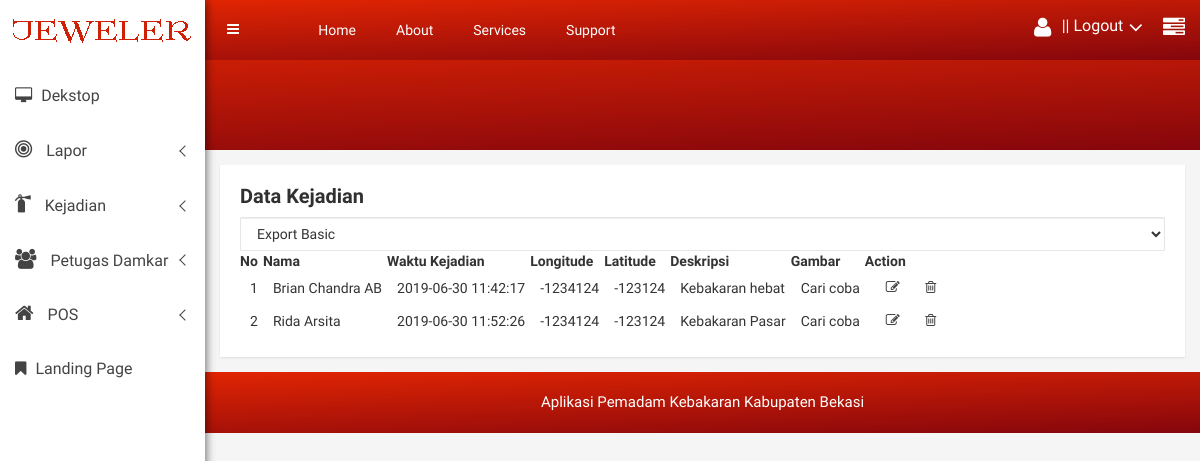
The page /data_kejadian.php (signed in) on the database as committed earlier.
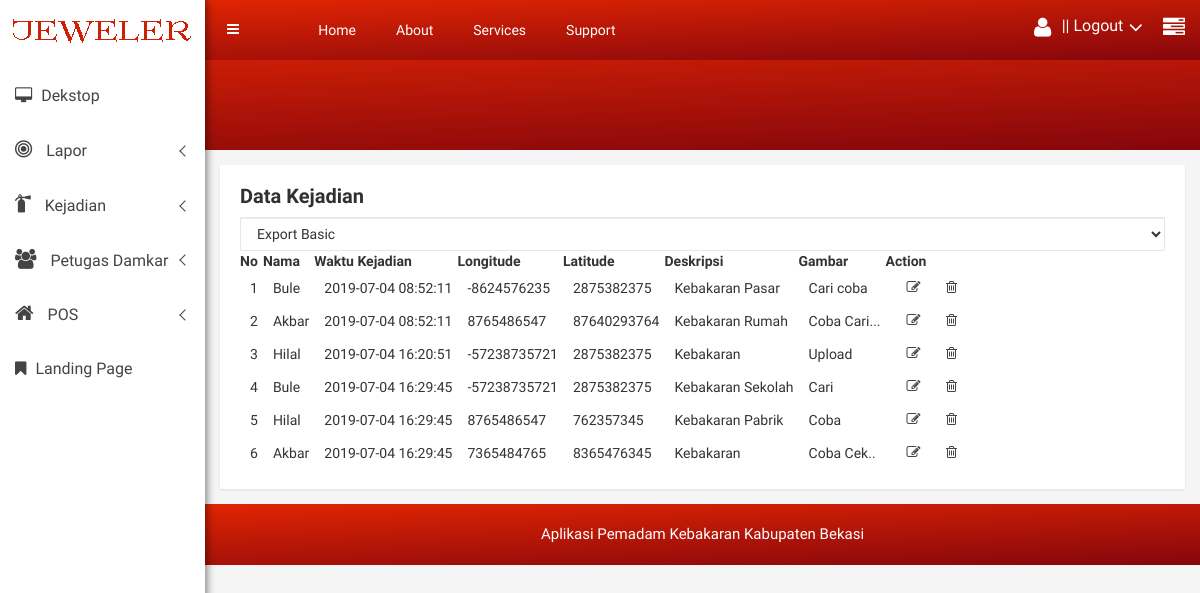
The same page on the database as committed later.
### tables this page shows
CREATE TABLE `kejadian` (
  `id_kejadian` int(11) NOT NULL,
  `id_masyarakat_pelapor` int(11) NOT NULL,
  `tanggal_waktu_kejadian` timestamp NOT NULL DEFAULT current_timestamp(),
  `longitude` double NOT NULL,
  `latitude` double NOT NULL,
  `deskripsi_kejadian` text NOT NULL,
  `gambar` varchar(225) NOT NULL
);

CREATE TABLE `masyarakat_pelapor` (
  `id_masyarakat_pelapor` int(11) NOT NULL,
  `no_ktp` varchar(25) NOT NULL,
  `nama_masyarakat_pelapor` varchar(25) NOT NULL,
  `telp` varchar(25) NOT NULL,
  `alamat` varchar(255) NOT NULL,
  `username` varchar(25) DEFAULT NULL,
  `password` varchar(25) DEFAULT NULL
);

### web/data_kejadian.php (the view, shortened to what this page needs)
<?php
$kon = koneksi_db();
$query = mysqli_query($kon, "SELECT masyarakat_pelapor.nama_masyarakat_pelapor as nama_masyarakat,kejadian.* FROM masyarakat_pelapor INNER JOIN kejadian ON masyarakat_pelapor.id_masyarakat_pelapor = kejadian.id_masyarakat_pelapor");
include '../templeting/headerhtml.php';
include '../templeting/content.php';
include '../templeting/logo.php';
include '../templeting/contenthtml.php';
?>
<div class="data-table-area mg-tb-15">
    <div class="container-fluid">
        <div class="row">
            <div class="col-lg-12 col-md-12 col-sm-12 col-xs-12">
                <div class="sparkline13-list">
                    <div class="sparkline13-hd">
                        <div class="main-sparkline13-hd">
                            <h1><span class="table-project-n">Data</span> Kejadian</h1>
                        </div>
                    </div>
                    <div class="sparkline13-graph">
                        <div class="datatable-dashv1-list custom-datatable-overright">
                            <div id="toolbar">
                                <select class="form-control">
                                    <option value="">Export Basic</option>
                                </select>
                            </div>
                            <table id="table" data-toggle="table" data-pagination="true" data-search="true" data-show-columns="true" data-show-pagination-switch="true" data-show-refresh="true" data-key-events="true" data-show-toggle="true" data-resizable="true" data-cookie="true"
                                   data-cookie-id-table="saveId" data-show-export="true" data-click-to-select="true" data-toolbar="#toolbar">
                                <thead>
                                    <tr>
                                        <th data-field="id">No</th>
                                        <th data-field="name" data-editable="true">Nama</th>
                                        <th data-field="waktu_kejadian" data-editable="true">Waktu Kejadian</th>
                                        <th data-field="longitude" data-editable="true">Longitude</th>
                                        <th data-field="latitude" data-editable="true">Latitude</th>
                                        <th data-field="deskripsi_kejadian" data-editable="true">Deskripsi</th>
                                        <th data-field="gambar" data-editable="true">Gambar</th>
                                        <th data-field="action">Action</th>
                                    </tr>
                                </thead>
                                <tbody>
                                    <?php
                                    $no = 1;
                                    while ($result = mysqli_fetch_object($query)) {
                                        ?>
                                        <tr>
                                            <td><?php echo $no++; ?></td>
                                            <td><?php echo $result->nama_masyarakat ?></td>
                                            <td><?php echo $result->tanggal_waktu_kejadian ?></td>
                                            <td><?php echo $result->longitude ?></td>
                                            <td><?php echo $result->latitude ?></td>
                                            <td><?php echo $result->deskripsi_kejadian ?></td>
                                            <td><?php echo $result->gambar ?></td>
                                            <td>
                                                <a href="kejadian_ubah.php?id=<?= $result->id_kejadian; ?>"
                                                   class="btn btn-outline-primary btn-sm mg-r-5"><div><i class="fa fa-edit"></i></div></a>
                                                <a href="../kejadian/kejadian_hapus.php?id=<?= $result->id_kejadian; ?>"
                                                   onclick="return confirm('Anda yakin akan menghapus <?php echo $result->id_masyarakat_pelapor ?>?')"
                                                   class="btn btn-outline-danger btn-sm mg-r-5"><div><i class="fa fa-trash-o"></i></div></a>
                                            </td>
                                        </tr>
                                        <?php
                                    }
                                    ?>
                                </tbody>
                            </table>
                        </div>
                    </div>
                </div>
            </div>
        </div>
    </div>
</div>
<?php
include '../templeting/footer.php';
include '../templeting/footerhtml.php';
?>

Rows that differ between the two databases and show on the page:
removed kejadian: id_masyarakat_pelapor.nama_masyarakat_pelapor "Brian Chandra AB", tanggal_waktu_kejadian "2019-06-30 11:42:17", longitude "-1234124", latitude "-123124", deskripsi_kejadian "Kebakaran hebat", gambar "Cari coba"
removed kejadian: id_masyarakat_pelapor.nama_masyarakat_pelapor "Rida Arsita", tanggal_waktu_kejadian "2019-06-30 11:52:26", longitude "-1234124", latitude "-123124", deskripsi_kejadian "Kebakaran Pasar", gambar "Cari coba"
added kejadian: id_masyarakat_pelapor.nama_masyarakat_pelapor "Bule", tanggal_waktu_kejadian "2019-07-04 08:52:11", longitude "-8624576235", latitude "2875382375", deskripsi_kejadian "Kebakaran Pasar", gambar "Cari coba"
added kejadian: id_masyarakat_pelapor.nama_masyarakat_pelapor "Akbar", tanggal_waktu_kejadian "2019-07-04 08:52:11", longitude "8765486547", latitude "87640293764", deskripsi_kejadian "Kebakaran Rumah", gambar "Coba Cari..."
added kejadian: id_masyarakat_pelapor.nama_masyarakat_pelapor "Hilal", tanggal_waktu_kejadian "2019-07-04 16:20:51", longitude "-57238735721", latitude "2875382375", deskripsi_kejadian "Kebakaran", gambar "Upload"
added kejadian: id_masyarakat_pelapor.nama_masyarakat_pelapor "Bule", tanggal_waktu_kejadian "2019-07-04 16:29:45", longitude "-57238735721", latitude "2875382375", deskripsi_kejadian "Kebakaran Sekolah", gambar "Cari"
added kejadian: id_masyarakat_pelapor.nama_masyarakat_pelapor "Hilal", tanggal_waktu_kejadian "2019-07-04 16:29:45", longitude "8765486547", latitude "762357345", deskripsi_kejadian "Kebakaran Pabrik", gambar "Coba"
added kejadian: id_masyarakat_pelapor.nama_masyarakat_pelapor "Akbar", tanggal_waktu_kejadian "2019-07-04 16:29:45", longitude "7365484765", latitude "8365476345", deskripsi_kejadian "Kebakaran", gambar "Coba Cek.."
